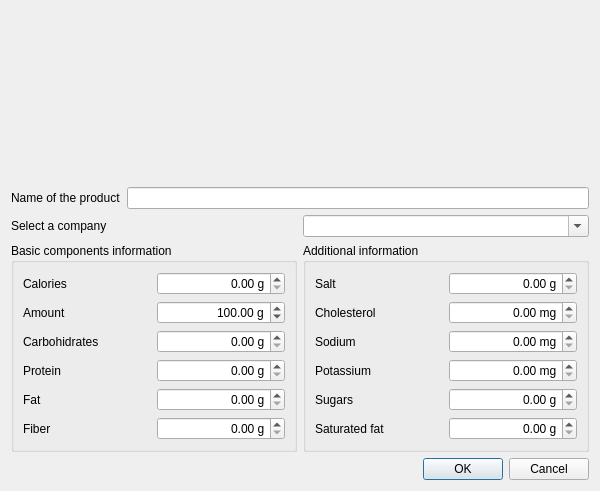
<?xml version="1.0" encoding="UTF-8"?>
<ui version="4.0">
 <class>frmProductsAdd</class>
 <widget class="QDialog" name="frmProductsAdd">
  <property name="windowModality">
   <enum>Qt::WindowModal</enum>
  </property>
  <property name="geometry">
   <rect>
    <x>0</x>
    <y>0</y>
    <width>600</width>
    <height>491</height>
   </rect>
  </property>
  <property name="windowTitle">
   <string>Managing products</string>
  </property>
  <property name="windowIcon">
   <iconset resource="../images/caloriestracker.qrc">
    <normaloff>:/caloriestracker/books.png</normaloff>:/caloriestracker/books.png</iconset>
  </property>
  <property name="modal">
   <bool>true</bool>
  </property>
  <layout class="QHBoxLayout" name="horizontalLayout_16">
   <item>
    <layout class="QVBoxLayout" name="verticalLayout_3">
     <item>
      <widget class="QLabel" name="lbl">
       <property name="font">
        <font>
         <pointsize>14</pointsize>
         <weight>75</weight>
         <bold>true</bold>
        </font>
       </property>
       <property name="styleSheet">
        <string notr="true">color: rgb(0, 128, 0);</string>
       </property>
       <property name="alignment">
        <set>Qt::AlignCenter</set>
       </property>
      </widget>
     </item>
     <item>
      <layout class="QHBoxLayout" name="horizontalLayout_14">
       <item>
        <widget class="QLabel" name="label_15">
         <property name="text">
          <string>Name of the product</string>
         </property>
        </widget>
       </item>
       <item>
        <widget class="QLineEdit" name="txtName"/>
       </item>
      </layout>
     </item>
     <item>
      <layout class="QHBoxLayout" name="horizontalLayout_3">
       <item>
        <widget class="QLabel" name="label_2">
         <property name="text">
          <string>Select a company</string>
         </property>
        </widget>
       </item>
       <item>
        <widget class="QComboBox" name="cmbCompanies">
         <property name="editable">
          <bool>true</bool>
         </property>
        </widget>
       </item>
      </layout>
     </item>
     <item>
      <layout class="QHBoxLayout" name="horizontalLayout_15">
       <item>
        <widget class="QGroupBox" name="groupBox">
         <property name="title">
          <string>Basic components information</string>
         </property>
         <layout class="QVBoxLayout" name="verticalLayout">
          <item>
           <layout class="QHBoxLayout" name="horizontalLayout_5">
            <item>
             <widget class="QLabel" name="label_6">
              <property name="text">
               <string>Calories</string>
              </property>
             </widget>
            </item>
            <item>
             <widget class="myQDoubleSpinBox" name="spnCalories">
              <property name="alignment">
               <set>Qt::AlignRight|Qt::AlignTrailing|Qt::AlignVCenter</set>
              </property>
              <property name="suffix">
               <string> g</string>
              </property>
              <property name="maximum">
               <double>1000000.000000000000000</double>
              </property>
             </widget>
            </item>
           </layout>
          </item>
          <item>
           <layout class="QHBoxLayout" name="horizontalLayout">
            <item>
             <widget class="QLabel" name="label_3">
              <property name="text">
               <string>Amount</string>
              </property>
             </widget>
            </item>
            <item>
             <widget class="myQDoubleSpinBox" name="spnAmount">
              <property name="alignment">
               <set>Qt::AlignRight|Qt::AlignTrailing|Qt::AlignVCenter</set>
              </property>
              <property name="suffix">
               <string> g</string>
              </property>
              <property name="minimum">
               <double>1.000000000000000</double>
              </property>
              <property name="maximum">
               <double>1000000.000000000000000</double>
              </property>
              <property name="value">
               <double>100.000000000000000</double>
              </property>
             </widget>
            </item>
           </layout>
          </item>
          <item>
           <layout class="QHBoxLayout" name="horizontalLayout_2">
            <item>
             <widget class="QLabel" name="label_4">
              <property name="text">
               <string>Carbohidrates</string>
              </property>
             </widget>
            </item>
            <item>
             <widget class="myQDoubleSpinBox" name="spnCarbohydrate">
              <property name="alignment">
               <set>Qt::AlignRight|Qt::AlignTrailing|Qt::AlignVCenter</set>
              </property>
              <property name="suffix">
               <string> g</string>
              </property>
              <property name="maximum">
               <double>1000000.000000000000000</double>
              </property>
             </widget>
            </item>
           </layout>
          </item>
          <item>
           <layout class="QHBoxLayout" name="horizontalLayout_7">
            <item>
             <widget class="QLabel" name="label_8">
              <property name="text">
               <string>Protein</string>
              </property>
             </widget>
            </item>
            <item>
             <widget class="myQDoubleSpinBox" name="spnProtein">
              <property name="alignment">
               <set>Qt::AlignRight|Qt::AlignTrailing|Qt::AlignVCenter</set>
              </property>
              <property name="suffix">
               <string> g</string>
              </property>
              <property name="maximum">
               <double>1000000.000000000000000</double>
              </property>
             </widget>
            </item>
           </layout>
          </item>
          <item>
           <layout class="QHBoxLayout" name="horizontalLayout_6">
            <item>
             <widget class="QLabel" name="label_7">
              <property name="text">
               <string>Fat</string>
              </property>
             </widget>
            </item>
            <item>
             <widget class="myQDoubleSpinBox" name="spnFat">
              <property name="alignment">
               <set>Qt::AlignRight|Qt::AlignTrailing|Qt::AlignVCenter</set>
              </property>
              <property name="suffix">
               <string> g</string>
              </property>
              <property name="maximum">
               <double>1000000.000000000000000</double>
              </property>
             </widget>
            </item>
           </layout>
          </item>
          <item>
           <layout class="QHBoxLayout" name="horizontalLayout_4">
            <item>
             <widget class="QLabel" name="label_5">
              <property name="text">
               <string>Fiber</string>
              </property>
             </widget>
            </item>
            <item>
             <widget class="myQDoubleSpinBox" name="spnFiber">
              <property name="alignment">
               <set>Qt::AlignRight|Qt::AlignTrailing|Qt::AlignVCenter</set>
              </property>
              <property name="suffix">
               <string> g</string>
              </property>
              <property name="maximum">
               <double>1000000.000000000000000</double>
              </property>
             </widget>
            </item>
           </layout>
          </item>
         </layout>
        </widget>
       </item>
       <item>
        <widget class="QGroupBox" name="groupBox_2">
         <property name="title">
          <string>Additional information</string>
         </property>
         <layout class="QVBoxLayout" name="verticalLayout_2">
          <item>
           <layout class="QHBoxLayout" name="horizontalLayout_8">
            <item>
             <widget class="QLabel" name="label_9">
              <property name="text">
               <string>Salt</string>
              </property>
             </widget>
            </item>
            <item>
             <widget class="myQDoubleSpinBox" name="spnSalt">
              <property name="alignment">
               <set>Qt::AlignRight|Qt::AlignTrailing|Qt::AlignVCenter</set>
              </property>
              <property name="suffix">
               <string> g</string>
              </property>
              <property name="maximum">
               <double>1000000.000000000000000</double>
              </property>
             </widget>
            </item>
           </layout>
          </item>
          <item>
           <layout class="QHBoxLayout" name="horizontalLayout_9">
            <item>
             <widget class="QLabel" name="label_10">
              <property name="text">
               <string>Cholesterol</string>
              </property>
             </widget>
            </item>
            <item>
             <widget class="myQDoubleSpinBox" name="spnCholesterol">
              <property name="alignment">
               <set>Qt::AlignRight|Qt::AlignTrailing|Qt::AlignVCenter</set>
              </property>
              <property name="suffix">
               <string> mg</string>
              </property>
              <property name="maximum">
               <double>1000000.000000000000000</double>
              </property>
             </widget>
            </item>
           </layout>
          </item>
          <item>
           <layout class="QHBoxLayout" name="horizontalLayout_10">
            <item>
             <widget class="QLabel" name="label_11">
              <property name="text">
               <string>Sodium</string>
              </property>
             </widget>
            </item>
            <item>
             <widget class="myQDoubleSpinBox" name="spnSodium">
              <property name="alignment">
               <set>Qt::AlignRight|Qt::AlignTrailing|Qt::AlignVCenter</set>
              </property>
              <property name="suffix">
               <string> mg</string>
              </property>
              <property name="maximum">
               <double>1000000.000000000000000</double>
              </property>
             </widget>
            </item>
           </layout>
          </item>
          <item>
           <layout class="QHBoxLayout" name="horizontalLayout_11">
            <item>
             <widget class="QLabel" name="label_12">
              <property name="text">
               <string>Potassium</string>
              </property>
             </widget>
            </item>
            <item>
             <widget class="myQDoubleSpinBox" name="spnPotassium">
              <property name="alignment">
               <set>Qt::AlignRight|Qt::AlignTrailing|Qt::AlignVCenter</set>
              </property>
              <property name="suffix">
               <string> mg</string>
              </property>
              <property name="maximum">
               <double>1000000.000000000000000</double>
              </property>
             </widget>
            </item>
           </layout>
          </item>
          <item>
           <layout class="QHBoxLayout" name="horizontalLayout_12">
            <item>
             <widget class="QLabel" name="label_13">
              <property name="text">
               <string>Sugars</string>
              </property>
             </widget>
            </item>
            <item>
             <widget class="myQDoubleSpinBox" name="spnSugar">
              <property name="alignment">
               <set>Qt::AlignRight|Qt::AlignTrailing|Qt::AlignVCenter</set>
              </property>
              <property name="suffix">
               <string> g</string>
              </property>
              <property name="maximum">
               <double>1000000.000000000000000</double>
              </property>
             </widget>
            </item>
           </layout>
          </item>
          <item>
           <layout class="QHBoxLayout" name="horizontalLayout_13">
            <item>
             <widget class="QLabel" name="label_14">
              <property name="text">
               <string>Saturated fat</string>
              </property>
             </widget>
            </item>
            <item>
             <widget class="myQDoubleSpinBox" name="spnSaturatedFat">
              <property name="alignment">
               <set>Qt::AlignRight|Qt::AlignTrailing|Qt::AlignVCenter</set>
              </property>
              <property name="suffix">
               <string> g</string>
              </property>
              <property name="maximum">
               <double>1000000.000000000000000</double>
              </property>
             </widget>
            </item>
           </layout>
          </item>
         </layout>
        </widget>
       </item>
      </layout>
     </item>
     <item>
      <widget class="QDialogButtonBox" name="bb">
       <property name="standardButtons">
        <set>QDialogButtonBox::Cancel|QDialogButtonBox::Ok</set>
       </property>
      </widget>
     </item>
    </layout>
   </item>
  </layout>
 </widget>
 <customwidgets>
  <customwidget>
   <class>myQDoubleSpinBox</class>
   <extends>QDoubleSpinBox</extends>
   <header location="global">myqdoublespinbox</header>
  </customwidget>
 </customwidgets>
 <resources>
  <include location="../images/caloriestracker.qrc"/>
 </resources>
 <connections/>
</ui>
